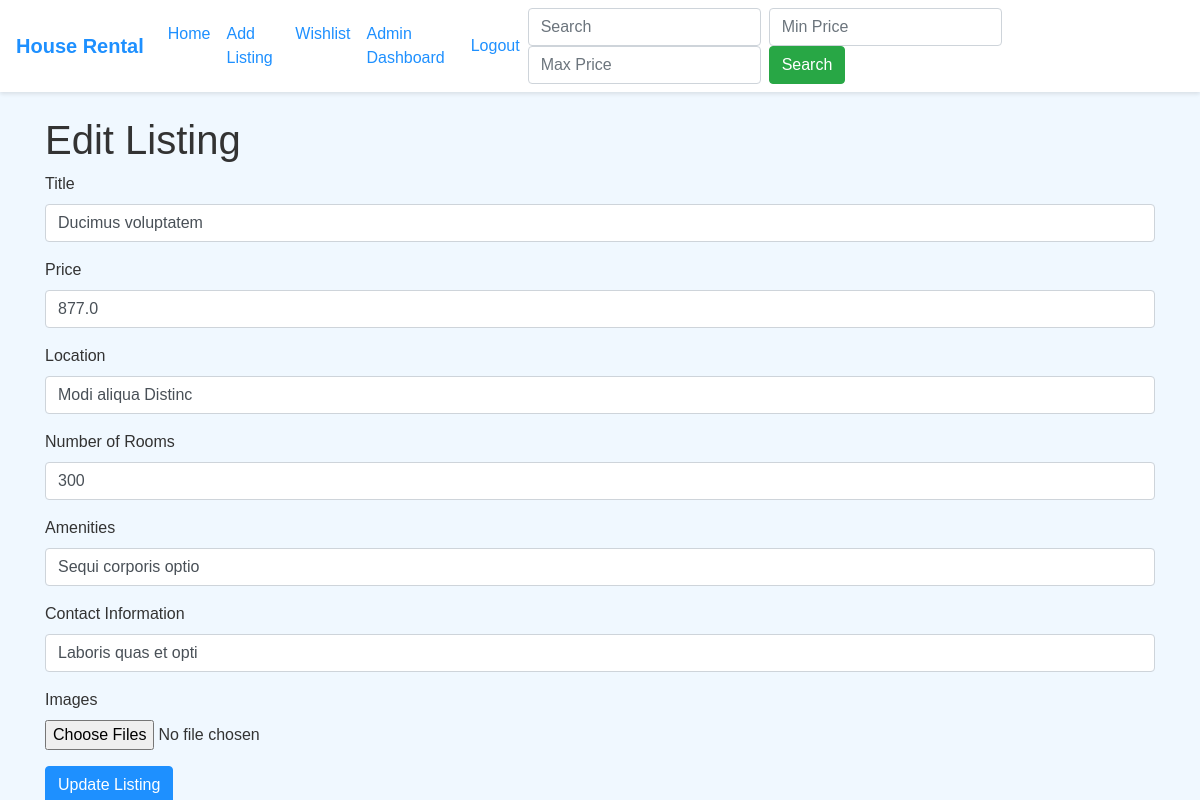
/edit_listing/12 (signed in), run on the app's committed database.
### app.py (models this page shows)
class HouseListing(db.Model):
    id = db.Column(db.Integer, primary_key=True)
    title = db.Column(db.String(100), nullable=False)
    price = db.Column(db.Float, nullable=False)
    location = db.Column(db.String(100), nullable=False)
    number_of_rooms = db.Column(db.Integer, nullable=False)
    amenities = db.Column(db.String(200))
    user_id = db.Column(db.Integer, db.ForeignKey('user.id'), nullable=False)
    contact = db.Column(db.String(100))
    images = db.relationship('Image', backref='house_listing', lazy=True)
    screenshot = db.relationship('Screenshot', backref='house_listing', lazy=True)
    payDate = db.Column(db.String, nullable=True)

### app.py (the view, shortened to what this page needs)
@app.route('/edit_listing/<int:id>', methods=['GET', 'POST'])
@login_required
def edit_listing(id):
    listing = HouseListing.query.get_or_404(id)
    if listing.user_id != current_user.id and current_user.role != 'admin':
        flash('You are not authorized to edit this listing.', 'error')
        return redirect(url_for('home'))
    return render_template('edit_listing.html', listing=listing)

### app.py (called while the page is built)
@login_manager.user_loader
def load_user(user_id):
    return User.query.get(int(user_id))

### templates/edit_listing.html
{% extends "base.html" %}
{% block content %}
<h1>Edit Listing</h1>
<form method="POST" enctype="multipart/form-data">
    <div class="form-group">
        <label for="title">Title</label>
        <input type="text" class="form-control" id="title" name="title" value="{{ listing.title }}" required>
    </div>
    <div class="form-group">
        <label for="price">Price</label>
        <input type="number" class="form-control" id="price" name="price" step="0.01" value="{{ listing.price }}" required>
    </div>
    <div class="form-group">
        <label for="location">Location</label>
        <input type="text" class="form-control" id="location" name="location" value="{{ listing.location }}" required>
    </div>
    <div class="form-group">
        <label for="number_of_rooms">Number of Rooms</label>
        <input type="number" class="form-control" id="number_of_rooms" name="number_of_rooms" value="{{ listing.number_of_rooms }}" required>
    </div>
    <div class="form-group">
        <label for="amenities">Amenities</label>
        <input type="text" class="form-control" id="amenities" name="amenities" value="{{ listing.amenities }}">
    </div>
    <div class="form-group">
        <label for="contact">Contact Information</label>
        <input type="text" class="form-control" id="contact" name="contact" value="{{ listing.contact }}">
    </div>
    <div class="form-group">
        <label for="images">Images</label>
        <input type="file" class="form-control-file" id="images" name="images" multiple>
    </div>
    <button type="submit" class="btn btn-primary">Update Listing</button>
</form>
{% endblock %}

### static/style.css (style rules this page uses)
body { font-family: Arial, sans-serif; background-color: #f0f8ff; color: #333; }
.btn-primary { background-color: #1e90ff; border-color: #1e90ff; }

### data on the page
HouseListing: title "Ducimus voluptatem", price "877.0", location "Modi aliqua Distinc", number_of_rooms "300", amenities "Sequi corporis optio", contact "Laboris quas et opti"
